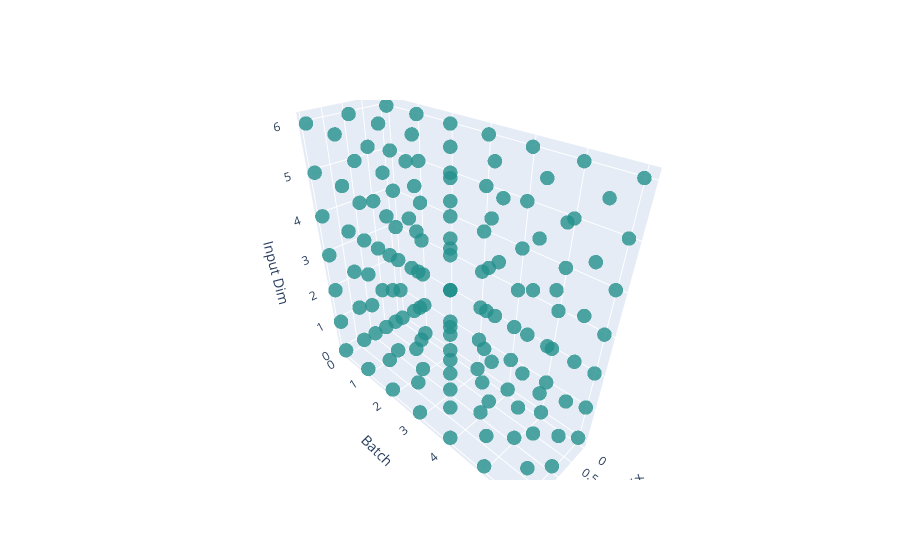

The notebook cell saved with this chart:
### Code cell
plot_tensor(test_prefix_encoding, ["Sequence Prefix", "Batch", "Input Dim"])

### Figure 1 — Plotly figure (JSON) as saved in the notebook; plotly's stock layout.template omitted (floating-point values rounded to 4 significant figures; data arrays with more than 128 entries replaced by an {"elided": "..."} marker saying what was removed)
{"data": [{"marker": {"color": {"elided": "147 int values"}, "colorscale": [[0, "#440154"], [0.1111, "#482878"], [0.2222, "#3e4989"], [0.3333, "#31688e"], [0.4444, "#26828e"], [0.5556, "#1f9e89"], [0.6667, "#35b779"], [0.7778, "#6ece58"], [0.8889, "#b5de2b"], [1, "#fde725"]], "opacity": 0.8, "size": 5}, "mode": "markers", "type": "scatter3d", "x": {"elided": "147 int values"}, "y": {"elided": "147 int values"}, "z": {"elided": "147 int values"}}], "layout": {"scene": {"xaxis": {"title": {"text": "Sequence Prefix"}}, "yaxis": {"title": {"text": "Batch"}}, "zaxis": {"title": {"text": "Input Dim"}}}}}
